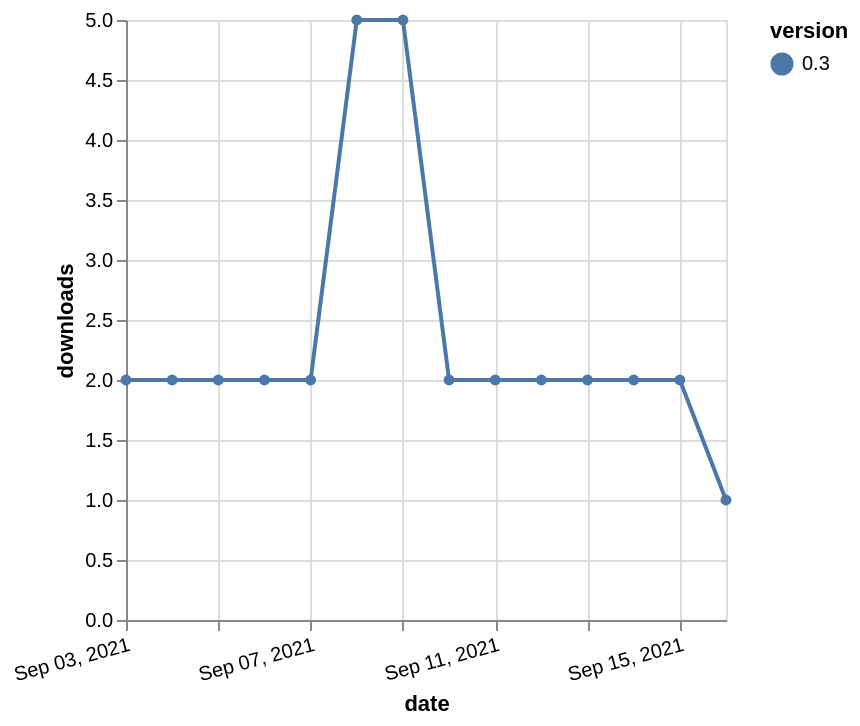

Here is the Vega-Lite specification saved for this chart:
### Vega-Lite specification from a JSON file in a GitHub repository (floating-point values rounded to 4 significant figures)
{"$schema": "https://vega.github.io/schema/vega-lite/v5.json", "description": "A simple bar chart with embedded data.", "data": {"values": [{"date": "2021-09-03", "total": 3911, "delta": 2, "version": "0.3"}, {"date": "2021-09-04", "total": 3913, "delta": 2, "version": "0.3"}, {"date": "2021-09-05", "total": 3915, "delta": 2, "version": "0.3"}, {"date": "2021-09-06", "total": 3917, "delta": 2, "version": "0.3"}, {"date": "2021-09-07", "total": 3919, "delta": 2, "version": "0.3"}, {"date": "2021-09-08", "total": 3924, "delta": 5, "version": "0.3"}, {"date": "2021-09-09", "total": 3929, "delta": 5, "version": "0.3"}, {"date": "2021-09-10", "total": 3931, "delta": 2, "version": "0.3"}, {"date": "2021-09-11", "total": 3933, "delta": 2, "version": "0.3"}, {"date": "2021-09-12", "total": 3935, "delta": 2, "version": "0.3"}, {"date": "2021-09-13", "total": 3937, "delta": 2, "version": "0.3"}, {"date": "2021-09-14", "total": 3939, "delta": 2, "version": "0.3"}, {"date": "2021-09-15", "total": 3941, "delta": 2, "version": "0.3"}, {"date": "2021-09-16", "total": 3942, "delta": 1, "version": "0.3"}]}, "width": "container", "mark": {"type": "line", "point": {"filled": true}}, "encoding": {"x": {"field": "date", "type": "temporal", "timeUnit": "yearmonthdate", "title": "date", "axis": {"labelAngle": -15}}, "y": {"field": "delta", "type": "quantitative", "title": "downloads"}, "color": {"field": "version", "type": "nominal"}, "tooltip": {"field": "delta"}}}
